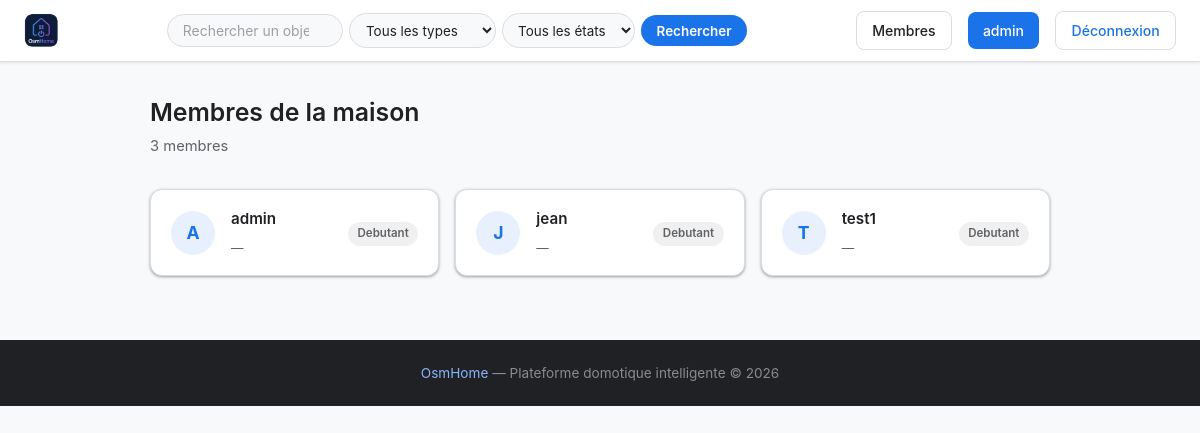
Before: /membres (signed in) with the older database file.
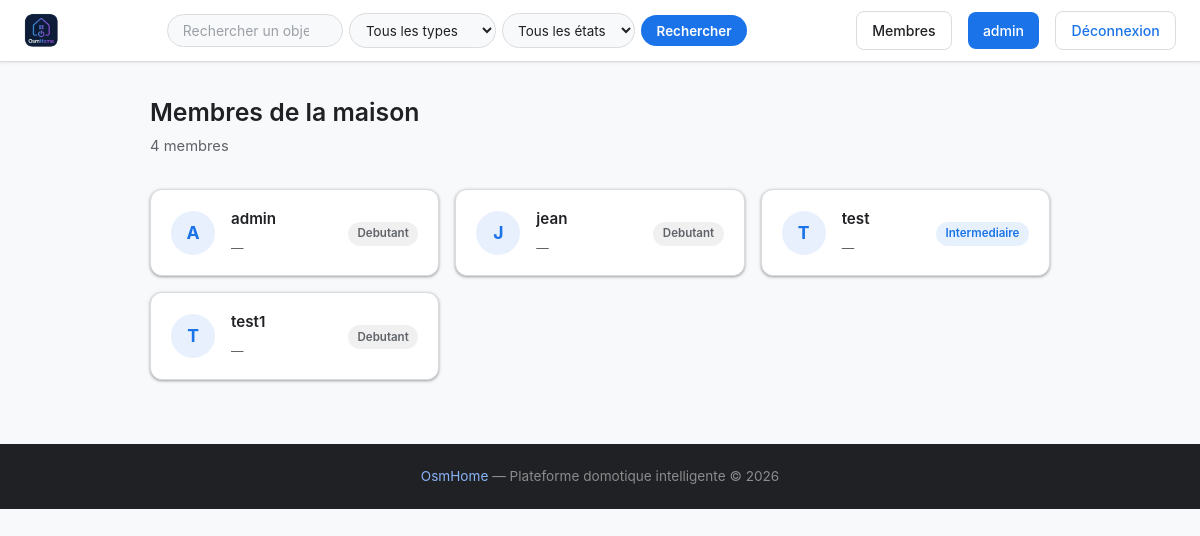
After: the same page with the newer database file.
### tables this page shows
CREATE TABLE users (
            id INTEGER PRIMARY KEY AUTOINCREMENT,
            username TEXT UNIQUE NOT NULL,
            password TEXT NOT NULL,
            nom TEXT,
            prenom TEXT,
            age INTEGER,
            genre TEXT,
            date_naissance TEXT,
            type_membre TEXT,
            photo TEXT,
            niveau TEXT DEFAULT 'debutant',
            points REAL DEFAULT 0,
            email TEXT,
            email_verifie INTEGER DEFAULT 0,
            role TEXT DEFAULT 'simple'
        );

### main.py (the view)
@app.route('/membres')
def membres():
    if 'username' not in flask.session:
        return flask.redirect('/login')
    all_members = utils.getAllMembers()
    return flask.render_template('membres.html', user=flask.session.get('username'), membres=all_members)

### main.py (called while the page is built)
@app.context_processor
def inject_types():
    try:
        return {'types': utils.getTypes()}
    except:
        return {'types': []}

### utils.py (called while the page is built)
def openDB() -> sqlite3.Connection:
    if 'db' not in flask.g:
        flask.g.db = sqlite3.connect(BASE)
        flask.g.db.row_factory = sqlite3.Row
    return flask.g.db

def closeDB(_ = None):
    db = flask.g.pop("db", None)
    if db is not None:
        db.close()

def getTypes() -> list:
    db = openDB()
    rows = db.execute('SELECT DISTINCT type FROM objets_connectes ORDER BY type').fetchall()
    return [row['type'] for row in rows]

def getAllMembers() -> list:
    db = openDB()
    return db.execute(
        'SELECT username, age, genre, date_naissance, type_membre, niveau, points FROM users ORDER BY type_membre, username'
    ).fetchall()

### templates/membres.html (shortened to what this page needs)
{% extends 'base.html' %}
{% block content %}
<div class="membres-page">
    <div class="membres-header">
        <h2>Membres de la maison</h2>
        <p>{{ membres | length }} membre{{ 's' if membres | length > 1 }}</p>
    </div>
    <div class="membres-grid">
        {% for m in membres %}
        <a href="/profil/{{ m['username'] }}" class="membre-card">
            <div class="membre-avatar">{{ m['username'][0] | upper }}</div>
            <div class="membre-info">
                <h3 class="membre-username">{{ m['username'] }}</h3>
                <span class="membre-role">{{ m['type_membre'] or '—' }}</span>
            </div>
            <div class="membre-niveau">
                <span class="niveau-badge niveau-{{ m['niveau'] }}">{{ m['niveau'] | capitalize }}</span>
            </div>
        </a>
        {% endfor %}
    </div>
</div>
{% endblock %}

Changed rows visible on the page:
added users: username "T", username "test", m "—", niveau "Intermediaire"
Other visible differences:
{{ membres | length }}: "3" → "4"
